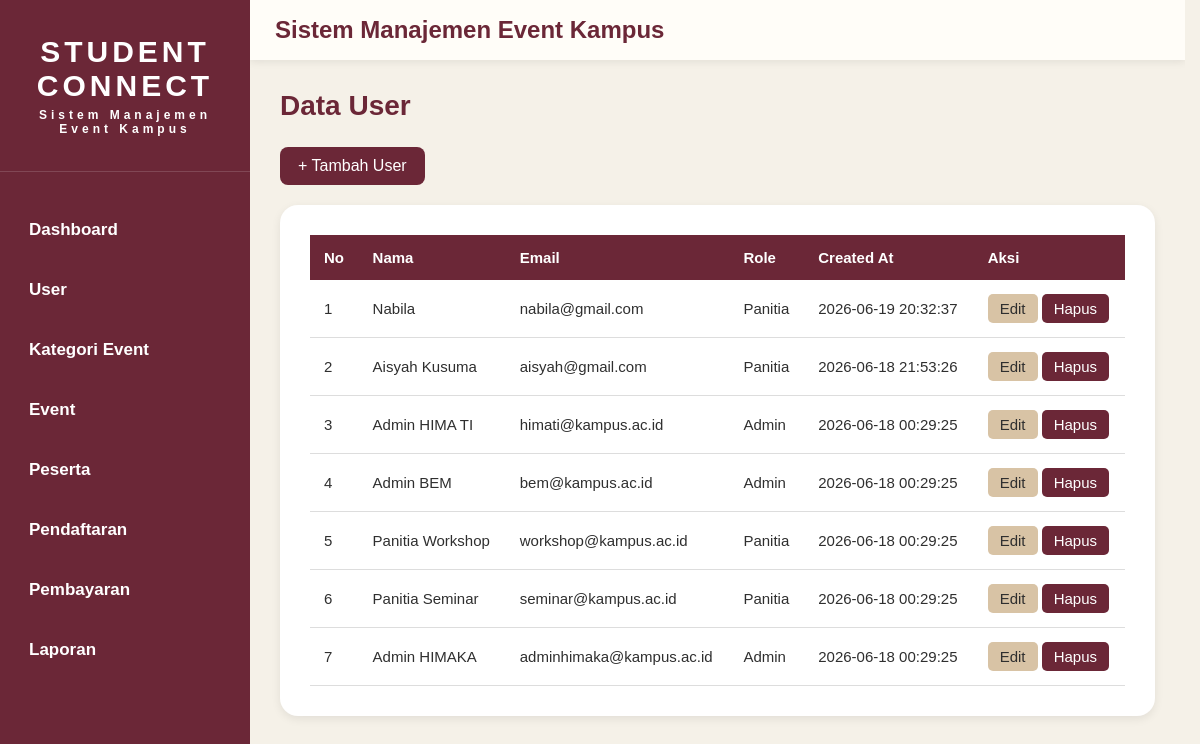
The app's page /user/index.php with its own data.
### tables this page shows
CREATE TABLE `users` (
  `id_user` int(11) NOT NULL,
  `nama` varchar(100) NOT NULL,
  `email` varchar(100) NOT NULL,
  `password` varchar(255) NOT NULL,
  `role` enum('admin','panitia') NOT NULL,
  `created_at` datetime DEFAULT current_timestamp()
);

### user/index.php (the view, shortened to what this page needs)
<?php
include '../config/koneksi.php';
?>
<!DOCTYPE html>
<html lang="id">
<head>
    <link rel="stylesheet" href="../assets/style.css">
</head>
<body>
<div class="wrapper">
    <?php include '../layout/sidebar.php'; ?>
    <div class="main-content">
        <?php include '../layout/header.php'; ?>
        <div class="content">
            <h2>Data User</h2>
            <a href="tambah.php" class="btn-tambah">
                + Tambah User
            </a>
            <div class="table-container">
                <table>
                    <thead>
                        <tr>
                            <th>No</th>
                            <th>Nama</th>
                            <th>Email</th>
                            <th>Role</th>
                            <th>Created At</th>
                            <th>Aksi</th>
                        </tr>
                    </thead>
                    <tbody>
                    <?php
                    $no = 1;
                    $query = mysqli_query(
                        $conn,
                        "SELECT * FROM users ORDER BY id_user DESC"
                    );
                    while($data = mysqli_fetch_assoc($query)){
                    ?>
                    <tr>
                        <td><?= $no++; ?></td>
                        <td><?= $data['nama']; ?></td>
                        <td><?= $data['email']; ?></td>
                        <td><?= ucfirst($data['role']); ?></td>
                        <td><?= $data['created_at']; ?></td>
                        <td>
                            <a href="edit.php?id=<?= $data['id_user']; ?>" class="btn-edit">
                                Edit
                            </a>
                            <a href="hapus.php?id=<?= $data['id_user']; ?>"
                               class="btn-hapus"
                               onclick="return confirm('Yakin ingin menghapus user ini?')">
                                Hapus
                            </a>
                        </td>
                    </tr>
                    <?php } ?>
                    </tbody>
                </table>
            </div>
        </div>
    </div>
</div>
</body>
</html>

### assets/style.css (style rules this page uses)
html { scrollbar-gutter: stable; }
* { margin:0; padding:0; box-sizing:border-box; font-family:'Poppins',sans-serif; }
html, body { width:100%; min-height:100%; }
body { background:#F5F1E8; color:#2F2F2F; overflow-x:hidden; }
.wrapper { display:flex; width:100%; min-height:100vh; }
.main-content { flex:1; min-width:0; display:flex; flex-direction:column; }
.content > h2 { color:#6B2737; font-size:28px; font-weight:700; margin-bottom:25px; }
.content { flex:1; width:100%; padding:30px; }
.table-container { background:white; padding:30px; border-radius:18px; box-shadow:0 3px 10px rgba(0,0,0,.08); overflow-x:auto; }
table { width:100%; border-collapse:collapse; }
table th { background:#6B2737; color:white; padding:14px; text-align:left; font-size:15px; }
table td { padding:14px; border-bottom:1px solid #ddd; font-size:15px; }
.btn-tambah { display:inline-block; padding:10px 18px; background:#6B2737; color:white; text-decoration:none; border-radius:8px; margin-bottom:20px; }
.btn-edit { display:inline-block; padding:6px 12px; background:#D8C3A5; color:#2F2F2F; border-radius:5px; text-decoration:none; }
.btn-hapus { display:inline-block; padding:6px 12px; background:#6B2737; color:white; border-radius:5px; text-decoration:none; }

### records on screen
users: nama "Nabila", email "nabila@gmail.com", role "Panitia", created_at "2026-06-19 20:32:37"
users: nama "Aisyah Kusuma", email "aisyah@gmail.com", role "Panitia", created_at "2026-06-18 21:53:26"
users: nama "Admin HIMA TI", email "himati@kampus.ac.id", role "Admin", created_at "2026-06-18 00:29:25"
users: nama "Admin BEM", email "bem@kampus.ac.id", role "Admin", created_at "2026-06-18 00:29:25"
users: nama "Panitia Workshop", email "workshop@kampus.ac.id", role "Panitia", created_at "2026-06-18 00:29:25"
users: nama "Panitia Seminar", email "seminar@kampus.ac.id", role "Panitia", created_at "2026-06-18 00:29:25"
users: nama "Admin HIMAKA", email "adminhimaka@kampus.ac.id", role "Admin", created_at "2026-06-18 00:29:25"
